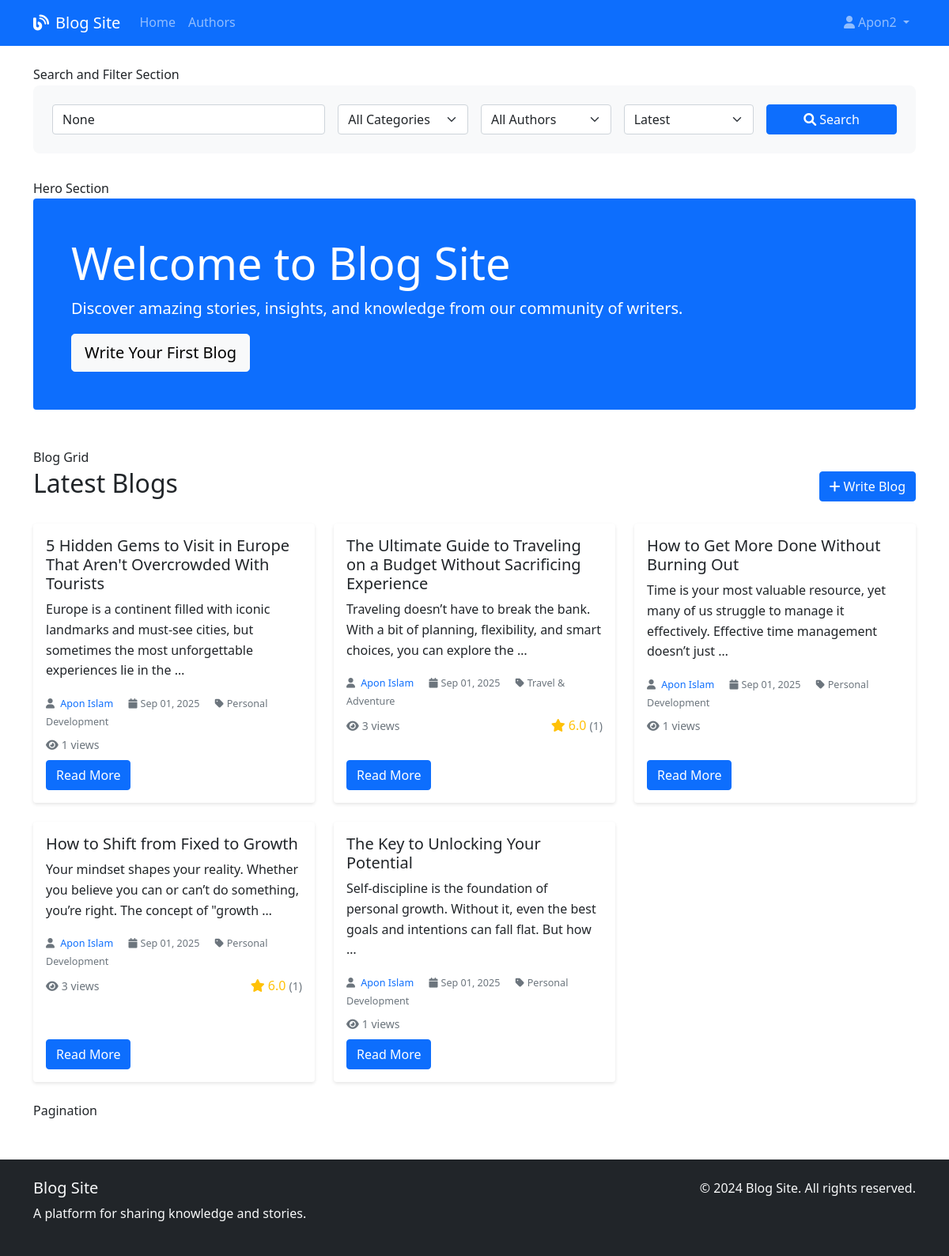
The page / (signed in) on the database its author committed.
### accounts/models.py (models this page shows, shortened)
class User(AbstractUser):
    USER_ROLES = (
        ('admin', 'Admin'),
        ('author', 'Author'),
        ('reader', 'Reader'),
    )
    role = models.CharField(max_length=10, choices=USER_ROLES, default='reader')
    bio = models.TextField(max_length=500, blank=True)
    profile_picture = models.ImageField(upload_to='profile_pics/', blank=True, null=True)
    website = models.URLField(blank=True)
    twitter = models.CharField(max_length=100, blank=True)
    linkedin = models.CharField(max_length=100, blank=True)
    github = models.CharField(max_length=100, blank=True)
    is_email_verified = models.BooleanField(default=False)
    email_verification_token = models.CharField(max_length=100, blank=True)
    created_at = models.DateTimeField(default=timezone.now)
    def get_full_name(self):
        return f"{self.first_name} {self.last_name}".strip() or self.username

### blog/models.py (models this page shows, shortened)
class Blog(models.Model):
    STATUS_CHOICES = (
        ('published', 'Published'),
    )
    title = models.CharField(max_length=200)
    slug = models.SlugField(max_length=200, unique=True)
    author = models.ForeignKey(User, on_delete=models.CASCADE, related_name='blogs')
    body = models.TextField()
    category = models.ForeignKey(Category, on_delete=models.SET_NULL, null=True, blank=True)
    status = models.CharField(max_length=10, choices=STATUS_CHOICES, default='draft')
    featured_image = models.ImageField(upload_to='blog_images/', blank=True, null=True)
    created_at = models.DateTimeField(default=timezone.now)
    updated_at = models.DateTimeField(auto_now=True)
    views = models.PositiveIntegerField(default=0)
    class Meta:
        ordering = ['-created_at']
    def get_absolute_url(self):
        return reverse('blog:detail', kwargs={'slug': self.slug})
    def get_average_rating(self):
        ratings = self.ratings.all()
        if ratings:
            return sum([rating.score for rating in ratings]) / len(ratings)
        return 0
    def get_rating_count(self):
        return self.ratings.count()

class Category(models.Model):
    name = models.CharField(max_length=100, unique=True)
    description = models.TextField(blank=True)
    created_at = models.DateTimeField(default=timezone.now)
    class Meta:
        verbose_name_plural = "Categories"

class Rating(models.Model):
    blog = models.ForeignKey(Blog, on_delete=models.CASCADE, related_name='ratings')
    user = models.ForeignKey(User, on_delete=models.CASCADE)
    score = models.IntegerField(validators=[MinValueValidator(0), MaxValueValidator(6)])
    created_at = models.DateTimeField(default=timezone.now)
    class Meta:
        unique_together = ('blog', 'user')

### blog/views.py (the view)
# urls.py: path('', views.home_view, name='home'),
def home_view(request):
    blogs = Blog.objects.filter(status='published').select_related('author', 'category').order_by('-created_at')
    search_query = request.GET.get('search')
    if search_query:
        blogs = blogs.filter(
            Q(title__icontains=search_query) |
            Q(body__icontains=search_query) |
            Q(author__username__icontains=search_query)
        )
    category_id = request.GET.get('category')
    if category_id:
        blogs = blogs.filter(category_id=category_id)
    author_id = request.GET.get('author')
    if author_id:
        blogs = blogs.filter(author_id=author_id)
    sort_by = request.GET.get('sort')
    if sort_by == 'rating':
        blogs = blogs.annotate(avg_rating=Avg('ratings__score')).order_by('-avg_rating', '-created_at')
    elif sort_by == 'views':
        blogs = blogs.order_by('-views', '-created_at')
    paginator = Paginator(blogs, 6)
    page_number = request.GET.get('page')
    page_obj = paginator.get_page(page_number)
    categories = Category.objects.all()
    authors = User.objects.filter(role__in=['author', 'admin'], blogs__status='published').distinct()
    context = {
        'page_obj': page_obj,
        'categories': categories,
        'authors': authors,
        'search_query': search_query,
        'selected_category': category_id,
        'selected_author': author_id,
        'sort_by': sort_by,
    }
    return render(request, 'blog/home.html', context)

### templates/blog/home.html (shortened to what this page needs)
{% extends 'base.html' %}
{% block content %}
 Search and Filter Section
<div class="search-form">
    <form method="GET" class="row g-3">
        <div class="col-md-4">
            <input type="text" class="form-control" name="search" placeholder="Search blogs..."
                   value="{{ search_query }}">
        </div>
        <div class="col-md-2">
            <select name="category" class="form-select">
                <option value="">All Categories</option>
            </select>
        </div>
        <div class="col-md-2">
            <select name="author" class="form-select">
                <option value="">All Authors</option>
            </select>
        </div>
        <div class="col-md-2">
            <select name="sort" class="form-select">
                <option value="">Latest</option>
            </select>
        </div>
        <div class="col-md-2">
            <button type="submit" class="btn btn-primary w-100">
                <i class="fas fa-search me-1"></i>Search
            </button>
        </div>
    </form>
</div>
 Hero Section
<div class="row mb-5">
    <div class="col-12">
        <div class="bg-primary text-white p-5 rounded">
            <h1 class="display-4">Welcome to Blog Site</h1>
            <p class="lead">Discover amazing stories, insights, and knowledge from our community of writers.</p>
            {% if not user.is_authenticated %}
                <a href="{% url 'accounts:register' %}" class="btn btn-light btn-lg">Join Our Community</a>
            {% elif user.role == 'reader' %}
                <p class="mb-0">Ready to share your thoughts? <a href="{% url 'accounts:profile_update' %}" class="text-white">Become an author!</a></p>
            {% elif user.role == 'author' or user.role == 'admin' %}
                <a href="{% url 'blog:create' %}" class="btn btn-light btn-lg">Write Your First Blog</a>
            {% endif %}
        </div>
    </div>
</div>
 Blog Grid
<div class="d-flex justify-content-between align-items-center mb-4">
    <h2>Latest Blogs</h2>
    {% if user.is_authenticated and user.role != 'reader' %}
        <a href="{% url 'blog:create' %}" class="btn btn-primary">
            <i class="fas fa-plus me-1"></i>Write Blog
        </a>
    {% endif %}
</div>
{% if page_obj %}
    <div class="row">
        {% for blog in page_obj %}
            <div class="col-md-4 mb-4">
                <div class="card blog-card h-100">
                    <div class="card-body d-flex flex-column">
                        <h5 class="card-title">{{ blog.title }}</h5>
                        <p class="card-text">{{ blog.body|truncatewords:20 }}</p>
                        <div class="blog-meta mb-2">
                            <small class="text-muted">
                                <i class="fas fa-user me-1"></i>
                                <a href="{% url 'accounts:author_detail' blog.author.username %}" class="text-decoration-none">
                                    {{ blog.author.get_full_name }}
                                </a>
                                <i class="fas fa-calendar ms-3 me-1"></i>{{ blog.created_at|date:"M d, Y" }}
                                {% if blog.category %}
                                    <i class="fas fa-tag ms-3 me-1"></i>{{ blog.category.name }}
                                {% endif %}
                            </small>
                        </div>
                        <div class="d-flex justify-content-between align-items-center mb-2">
                            <small class="text-muted">
                                <i class="fas fa-eye me-1"></i>{{ blog.views }} views
                            </small>
                            {% if blog.get_rating_count > 0 %}
                                <span class="rating-stars">
                                    <i class="fas fa-star"></i> {{ blog.get_average_rating|floatformat:1 }}
                                    <small class="text-muted">({{ blog.get_rating_count }})</small>
                                </span>
                            {% endif %}
                        </div>
                        <div class="mt-auto">
                            <a href="{{ blog.get_absolute_url }}" class="btn btn-primary">Read More</a>
                        </div>
                    </div>
                </div>
            </div>
        {% endfor %}
    </div>
     Pagination
{% endif %}
{% endblock %}

### templates/base.html (shortened to what this page needs)
<!DOCTYPE html>
<html lang="en">
<head>
    <link href="https://cdn.jsdelivr.net/npm/bootstrap@5.1.3/dist/css/bootstrap.min.css" rel="stylesheet">
    <link href="https://cdnjs.cloudflare.com/ajax/libs/font-awesome/6.0.0/css/all.min.css" rel="stylesheet">
    {% load static %}
    <link rel="stylesheet" href="{% static 'css/style.css' %}">
</head>
<body>
    <nav class="navbar navbar-expand-lg navbar-dark bg-primary">
        <div class="container">
            <a class="navbar-brand" href="{% url 'blog:home' %}">
                <i class="fas fa-blog me-2"></i>Blog Site
            </a>
            <div class="collapse navbar-collapse" id="navbarNav">
                <ul class="navbar-nav me-auto">
                    <li class="nav-item">
                        <a class="nav-link" href="{% url 'blog:home' %}">Home</a>
                    </li>
                    <li class="nav-item">
                        <a class="nav-link" href="{% url 'blog:authors' %}">Authors</a>
                    </li>
                </ul>
                <ul class="navbar-nav">
                    {% if user.is_authenticated %}
                        <li class="nav-item dropdown">
                            <a class="nav-link dropdown-toggle" href="#" id="navbarDropdown" role="button" data-bs-toggle="dropdown">
                                <i class="fas fa-user me-1"></i>{{ user.username }}
                            </a>
                        </li>
                    {% endif %}
                </ul>
            </div>
        </div>
    </nav>
    <main class="container my-4">
        {% block content %}
        {% endblock %}
    </main>
    <footer class="bg-dark text-light py-4 mt-5">
        <div class="container">
            <div class="row">
                <div class="col-md-6">
                    <h5>Blog Site</h5>
                    <p>A platform for sharing knowledge and stories.</p>
                </div>
                <div class="col-md-6 text-md-end">
                    <p>&copy; 2024 Blog Site. All rights reserved.</p>
                </div>
            </div>
        </div>
    </footer>
</body>
</html>

### static/css/style.css (style rules this page uses)
:root { --primary-color: #0d6efd; --secondary-color: #6c757d; --success-color: #198754; --danger-color: #dc3545; --warning-color: #ffc107; --info-color: #0dcaf0; }
body { font-family: "Segoe UI", Tahoma, Geneva, Verdana, sans-serif; line-height: 1.6; }
.blog-card { transition: transform 0.2s ease-in-out; border: none; box-shadow: 0 2px 4px rgba(0, 0, 0, 0.1); }
.blog-meta { font-size: 0.9rem; color: var(--secondary-color); }
.rating-stars { color: #ffc107; }
.search-form { background: #f8f9fa; padding: 1.5rem; border-radius: 0.5rem; margin-bottom: 2rem; }

### rows shown on the page
User: username "Apon2"
Blog: title "5 Hidden Gems to Visit in Europe That Aren't Overcrowded With Tourists", body "Europe is a continent filled with iconic landmarks and must-see cities, but sometimes the most unforgettable experiences lie in the …", author.get_full_name "Apon Islam", created_at "Sep 01, 2025", category.name "Personal Development", views "1"
Blog: title "The Ultimate Guide to Traveling on a Budget Without Sacrificing Experience", body "Traveling doesn’t have to break the bank. With a bit of planning, flexibility, and smart choices, you can explore the …", author.get_full_name "Apon Islam", created_at "Sep 01, 2025", category.name "Travel & Adventure", views "3", get_average_rating "6.0", get_rating_count "1"
Blog: title "How to Get More Done Without Burning Out", body "Time is your most valuable resource, yet many of us struggle to manage it effectively. Effective time management doesn’t just …", author.get_full_name "Apon Islam", created_at "Sep 01, 2025", category.name "Personal Development", views "1"
Blog: title "How to Shift from Fixed to Growth", body "Your mindset shapes your reality. Whether you believe you can or can’t do something, you’re right. The concept of \"growth …", author.get_full_name "Apon Islam", created_at "Sep 01, 2025", category.name "Personal Development", views "3", get_average_rating "6.0", get_rating_count "1"
Blog: title "The Key to Unlocking Your Potential", body "Self-discipline is the foundation of personal growth. Without it, even the best goals and intentions can fall flat. But how …", author.get_full_name "Apon Islam", created_at "Sep 01, 2025", category.name "Personal Development", views "1"
